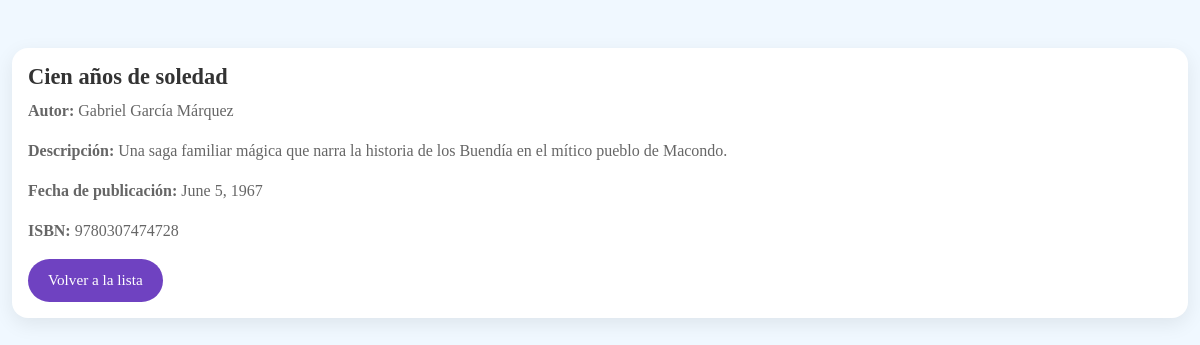
The app's page /libros/1/ with its own data.
### libros/models.py (models this page shows, shortened)
class Libro(models.Model):
    titulo = models.CharField(max_length=200)
    autor = models.CharField(max_length=100)
    descripcion = models.TextField()
    fecha_publicacion = models.DateField()
    isbn = models.CharField(max_length=13, unique=True)

### libros/views.py (the view)
# urls.py: path('<int:libro_id>/', views.detalle_libro, name='detalle_libro'),
def detalle_libro(request, libro_id):
    libro = get_object_or_404(Libro, pk=libro_id)
    return render(request, 'libros/detalle_libro.html', {'libro': libro})

### libros/templates/libros/detalle_libro.html (shortened to what this page needs)
<!DOCTYPE html>
<html>
<head>
    {% load static %}
    <link href="https://cdn.jsdelivr.net/npm/bootstrap@5.3.0/dist/css/bootstrap.min.css" rel="stylesheet">
    <link href="{% static 'css/styles.css' %}" rel="stylesheet">
</head>
<body>
    <div class="container mt-5">
        <div class="card">
            <div class="card-body">
                <h1 class="card-title">{{ libro.titulo }}</h1>
                <p class="card-text"><strong>Autor:</strong> {{ libro.autor }}</p>
                <p class="card-text"><strong>Descripción:</strong> {{ libro.descripcion }}</p>
                <p class="card-text"><strong>Fecha de publicación:</strong> {{ libro.fecha_publicacion }}</p>
                <p class="card-text"><strong>ISBN:</strong> {{ libro.isbn }}</p>
                <a href="{% url 'lista_libros' %}" class="btn btn-primary">Volver a la lista</a>
            </div>
        </div>
    </div>
</body>
</html>

### libros/static/CSS/styles.css (style rules this page uses)
body { background-color: #f0f8ff; font-family: 'Georgia', serif; position: relative; overflow-x: hidden; }
.container { max-width: 1200px; }
.card { border: none; border-radius: 1rem; background: #ffffff; box-shadow: 0 6px 20px rgba(0, 0, 0, 0.08); transition: transform 0.3s ease, box-shadow 0.3s ease; }
.card-title { font-size: 1.4rem; font-weight: 700; color: #333; }
.card-text { color: #666; font-size: 1rem; }
.btn-primary, .btn-secondary { background-color: #6f42c1; border: none; padding: 10px 20px; border-radius: 30px; font-weight: 500; font-size: 0.95rem; transition: background-color 0.3s ease; }

### records on screen
Libro: titulo "Cien años de soledad", autor "Gabriel García Márquez", descripcion "Una saga familiar mágica que narra la historia de los Buendía en el mítico pueblo de Macondo.", fecha_publicacion "June 5, 1967", isbn "9780307474728"
